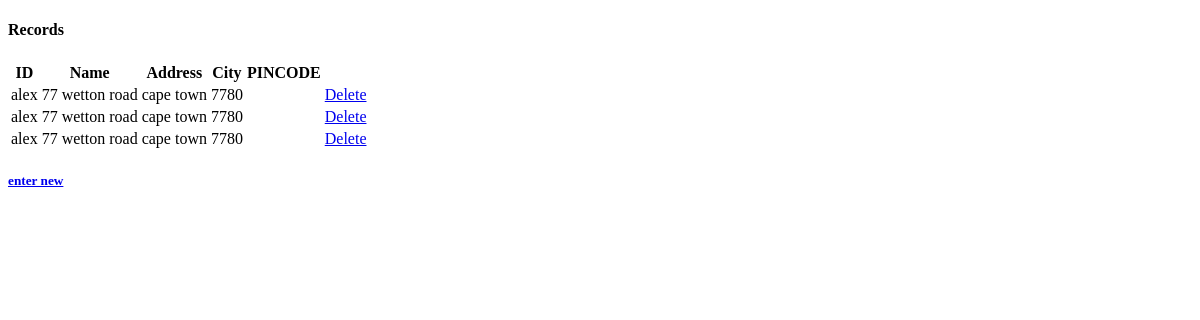
Before: /show-records/ with the older database file.
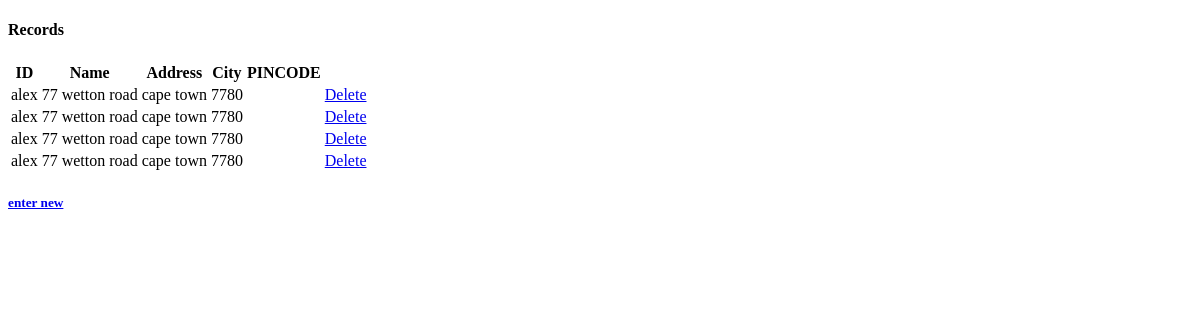
After: the same page with the newer database file.
### tables this page shows
CREATE TABLE students (name TEXT, addr TEXT, city TEXT, pin TEXT);

### app.py (the view)
@app.route('/show-records/', methods=["GET"])
def show_records():
    records = []
    try:
        with sqlite3.connect('database.db') as con:
            cur = con.cursor()
            cur.execute("SELECT * FROM students")
            records = cur.fetchall()
    except Exception as e:
        con.rollback()
        print("There was am error fetching results from the database." + str(e))
    finally:
        con.close()
        return render_template('records.html', records=records)

### templates/records.html (shortened to what this page needs)
<!DOCTYPE html>
<html lang="en">
<head>
</head>
<body>
<h4>Records</h4>
<table>
     <th>ID</th>
    <th>Name</th>
    <th>Address</th>
    <th>City</th>
    <th>PINCODE</th>
    {% for record in records %}
    <tr>
        <td>{{ record[0]}}</td>
        <td>{{ record[1]}}</td>
        <td>{{ record[2]}}</td>
        <td>{{ record[3]}}</td>
        <td>{{ record[4]}}</td>
        <td><a href="/delete-student/{{ record[0] }}">Delete</a> </td>
    </tr>
    {% endfor %}
</table>
<h5><a href="/enter-new/">enter new</a> </h5>
</body>
</html>

Changed rows visible on the page:
added students: name "alex", addr "77 wetton road", city "cape town", pin "7780"
